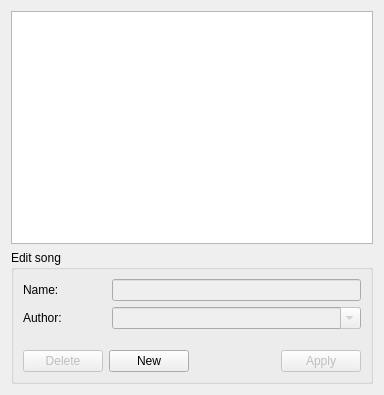
<?xml version="1.0" encoding="UTF-8"?>
<ui version="4.0">
 <class>SongEditor</class>
 <widget class="QDialog" name="SongEditor">
  <property name="geometry">
   <rect>
    <x>0</x>
    <y>0</y>
    <width>384</width>
    <height>395</height>
   </rect>
  </property>
  <property name="windowTitle">
   <string>Song Editor</string>
  </property>
  <layout class="QVBoxLayout" name="verticalLayout_2">
   <item>
    <widget class="QTableView" name="tbl_songs">
     <property name="selectionMode">
      <enum>QAbstractItemView::SingleSelection</enum>
     </property>
     <property name="selectionBehavior">
      <enum>QAbstractItemView::SelectRows</enum>
     </property>
     <property name="gridStyle">
      <enum>Qt::SolidLine</enum>
     </property>
     <property name="cornerButtonEnabled">
      <bool>false</bool>
     </property>
     <attribute name="horizontalHeaderHighlightSections">
      <bool>false</bool>
     </attribute>
     <attribute name="verticalHeaderVisible">
      <bool>true</bool>
     </attribute>
     <attribute name="verticalHeaderHighlightSections">
      <bool>false</bool>
     </attribute>
    </widget>
   </item>
   <item>
    <widget class="QGroupBox" name="groupBox">
     <property name="title">
      <string>Edit song</string>
     </property>
     <layout class="QVBoxLayout" name="verticalLayout">
      <item>
       <layout class="QGridLayout" name="gridLayout" columnstretch="1,3">
        <property name="topMargin">
         <number>0</number>
        </property>
        <property name="bottomMargin">
         <number>0</number>
        </property>
        <item row="1" column="1">
         <widget class="QComboBox" name="cb_songAuthor">
          <property name="enabled">
           <bool>false</bool>
          </property>
          <property name="editable">
           <bool>true</bool>
          </property>
          <property name="insertPolicy">
           <enum>QComboBox::NoInsert</enum>
          </property>
         </widget>
        </item>
        <item row="1" column="0">
         <widget class="QLabel" name="lbl_songAuthor">
          <property name="text">
           <string>Author:</string>
          </property>
         </widget>
        </item>
        <item row="0" column="0">
         <widget class="QLabel" name="lbl_songName">
          <property name="text">
           <string>Name:</string>
          </property>
         </widget>
        </item>
        <item row="0" column="1">
         <widget class="QLineEdit" name="edt_songName">
          <property name="enabled">
           <bool>false</bool>
          </property>
         </widget>
        </item>
       </layout>
      </item>
      <item>
       <layout class="QHBoxLayout" name="horizontalLayout_2">
        <property name="topMargin">
         <number>15</number>
        </property>
        <item>
         <widget class="QPushButton" name="btn_deleteSong">
          <property name="enabled">
           <bool>false</bool>
          </property>
          <property name="text">
           <string>Delete</string>
          </property>
         </widget>
        </item>
        <item>
         <widget class="QPushButton" name="btn_newSong">
          <property name="text">
           <string>New</string>
          </property>
         </widget>
        </item>
        <item>
         <spacer name="horizontalSpacer">
          <property name="orientation">
           <enum>Qt::Horizontal</enum>
          </property>
          <property name="sizeHint" stdset="0">
           <size>
            <width>40</width>
            <height>20</height>
           </size>
          </property>
         </spacer>
        </item>
        <item>
         <widget class="QPushButton" name="btn_applySongChanges">
          <property name="enabled">
           <bool>false</bool>
          </property>
          <property name="text">
           <string>Apply</string>
          </property>
         </widget>
        </item>
       </layout>
      </item>
     </layout>
    </widget>
   </item>
  </layout>
 </widget>
 <resources/>
 <connections/>
</ui>
